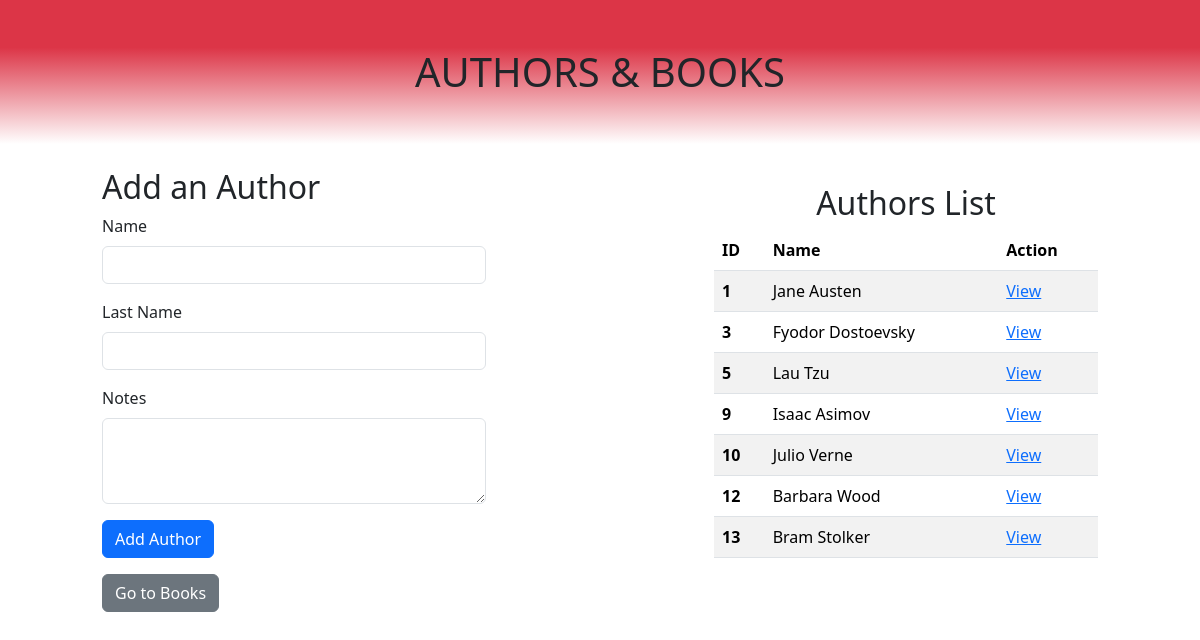
Page /authors on the earlier database version.
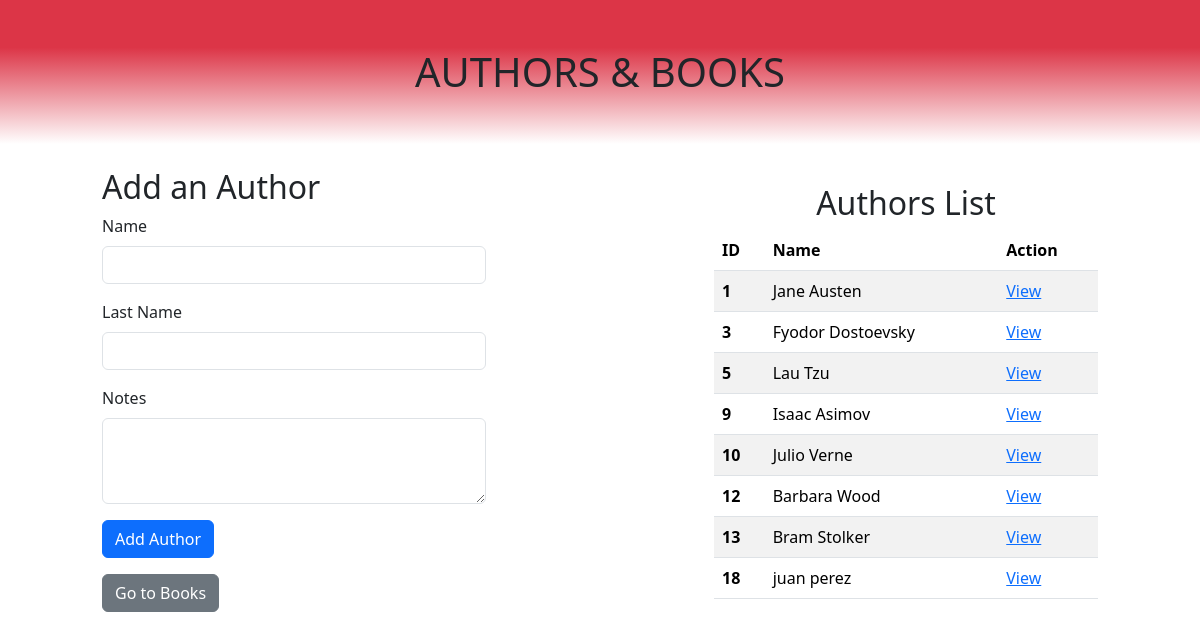
Same page on the later database version.
### books_authors_app/models.py (models this page shows, shortened)
class Author(models.Model):
    first_name=models.CharField(max_length=45)
    last_name=models.CharField(max_length=45)
    books=models.ManyToManyField(Book, related_name="authors")
    notes=models.TextField(null=True)
    created_at=models.DateTimeField(auto_now_add=True)
    updated_at=models.DateTimeField(auto_now=True)

### books_authors_app/views.py (the view)
# urls.py: path("authors", views.authors), #todos los autores
def authors(request):
    allAuthors=Author.objects.all()
    context={
        "allAuthors": allAuthors
    }
    return render(request, "authors.html", context)

### books_authors_app/templates/authors.html (shortened to what this page needs)
{% extends "index.html" %}
<h1>{% block header %} AUTHORS & BOOKS {% endblock %}</h1>
    {% block body %}
    <div class="container col-4">
        <h2>Add an Author</h2>
        <form action="addAuthor" method="POST">
            <div class="mb-3">
                <label for="firstName" class="form-label"> Name</label>
                <input type="text" class="form-control" id="firstName" name="firstName" required>
            </div>
            <div class="mb-3">
                <label for="lastName" class="form-label">Last Name</label>
                <input type="text" class="form-control" id="lastName" name="lastName" required >
            </div>
            <div class="mb-3">
                <label for="decription" class="form-label">Notes</label>
                <textarea class="form-control" id="decription" rows="3" name="newNote"></textarea>
                </div>
            <button type="submit" class="btn btn-primary mb-3">Add Author</button>
        </form>
        <form action="/">
            <button type="submit" class="btn btn-secondary">Go to Books</button>
        </form>
    </div>
    <div class="container col-4 my-3">
        <h2 class="text-center">Authors List</h2>
        <table class="table table-striped">
            <thead>
                <tr>
                    <th scope="col">ID</>
                    <th scope="col">Name</th>
                    <th scope="col">Action</th>
                </tr>
            </thead>
            <tbody>
                {% for author in allAuthors %}
                    <tr>
                        <th scope="row">{{author.id}}</th>
                        <td>{{author.first_name}} {{author.last_name}}</td>
                        <td><a href="author/{{author.id}}">View</a></td>
                    </tr>
                {% endfor %}
            </tbody>
        </table>
    </div>
    {% endblock %}

Differences in the rows shown:
added Author: id "18", first_name "juan", last_name "perez"
